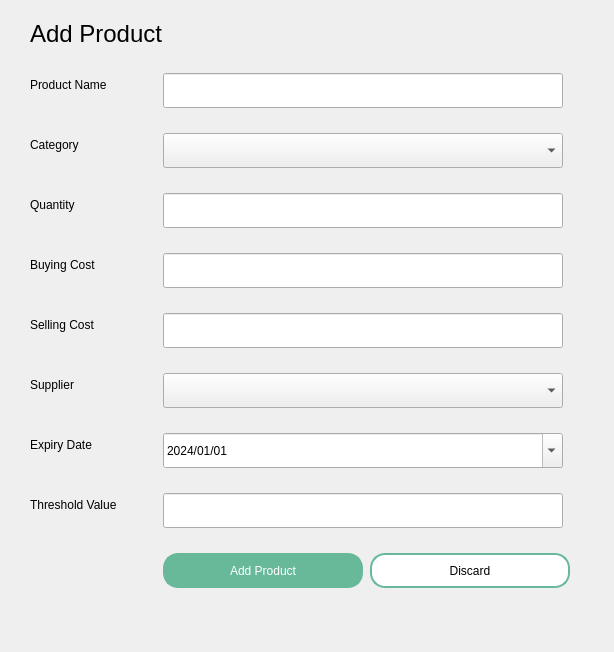
<?xml version="1.0" encoding="UTF-8"?>
<ui version="4.0">
 <class>Dialog</class>
 <widget class="QDialog" name="Dialog">
  <property name="geometry">
   <rect>
    <x>0</x>
    <y>0</y>
    <width>614</width>
    <height>652</height>
   </rect>
  </property>
  <property name="windowTitle">
   <string>Dialog</string>
  </property>
  <widget class="QWidget" name="widget_2" native="true">
   <property name="geometry">
    <rect>
     <x>30</x>
     <y>20</y>
     <width>568</width>
     <height>603</height>
    </rect>
   </property>
   <layout class="QFormLayout" name="formLayout">
    <property name="horizontalSpacing">
     <number>0</number>
    </property>
    <property name="verticalSpacing">
     <number>25</number>
    </property>
    <property name="leftMargin">
     <number>0</number>
    </property>
    <property name="topMargin">
     <number>0</number>
    </property>
    <property name="rightMargin">
     <number>0</number>
    </property>
    <property name="bottomMargin">
     <number>0</number>
    </property>
    <item row="0" column="0">
     <widget class="QLabel" name="label_4">
      <property name="font">
       <font>
        <pointsize>18</pointsize>
       </font>
      </property>
      <property name="text">
       <string>Add Product</string>
      </property>
     </widget>
    </item>
    <item row="1" column="0">
     <widget class="QLabel" name="label_5">
      <property name="text">
       <string>Product Name</string>
      </property>
     </widget>
    </item>
    <item row="1" column="1">
     <widget class="QLineEdit" name="lineEdit_2">
      <property name="minimumSize">
       <size>
        <width>400</width>
        <height>35</height>
       </size>
      </property>
      <property name="maximumSize">
       <size>
        <width>400</width>
        <height>35</height>
       </size>
      </property>
     </widget>
    </item>
    <item row="2" column="0">
     <widget class="QLabel" name="label_6">
      <property name="text">
       <string>Category</string>
      </property>
     </widget>
    </item>
    <item row="2" column="1">
     <widget class="QComboBox" name="comboBox">
      <property name="minimumSize">
       <size>
        <width>400</width>
        <height>35</height>
       </size>
      </property>
      <property name="maximumSize">
       <size>
        <width>400</width>
        <height>35</height>
       </size>
      </property>
     </widget>
    </item>
    <item row="3" column="0">
     <widget class="QLabel" name="label_7">
      <property name="text">
       <string>Quantity</string>
      </property>
     </widget>
    </item>
    <item row="3" column="1">
     <widget class="QLineEdit" name="lineEdit_4">
      <property name="minimumSize">
       <size>
        <width>400</width>
        <height>35</height>
       </size>
      </property>
      <property name="maximumSize">
       <size>
        <width>400</width>
        <height>35</height>
       </size>
      </property>
     </widget>
    </item>
    <item row="4" column="0">
     <widget class="QLabel" name="label_8">
      <property name="text">
       <string>Buying Cost</string>
      </property>
     </widget>
    </item>
    <item row="4" column="1">
     <widget class="QLineEdit" name="lineEdit_3">
      <property name="minimumSize">
       <size>
        <width>400</width>
        <height>35</height>
       </size>
      </property>
      <property name="maximumSize">
       <size>
        <width>400</width>
        <height>35</height>
       </size>
      </property>
     </widget>
    </item>
    <item row="5" column="0">
     <widget class="QLabel" name="label_9">
      <property name="text">
       <string>Selling Cost</string>
      </property>
     </widget>
    </item>
    <item row="5" column="1">
     <widget class="QLineEdit" name="lineEdit_5">
      <property name="minimumSize">
       <size>
        <width>400</width>
        <height>35</height>
       </size>
      </property>
      <property name="maximumSize">
       <size>
        <width>400</width>
        <height>35</height>
       </size>
      </property>
     </widget>
    </item>
    <item row="6" column="0">
     <widget class="QLabel" name="label_10">
      <property name="text">
       <string>Supplier</string>
      </property>
     </widget>
    </item>
    <item row="6" column="1">
     <widget class="QComboBox" name="comboBox_2">
      <property name="minimumSize">
       <size>
        <width>400</width>
        <height>35</height>
       </size>
      </property>
      <property name="maximumSize">
       <size>
        <width>400</width>
        <height>35</height>
       </size>
      </property>
     </widget>
    </item>
    <item row="7" column="0">
     <widget class="QLabel" name="label_11">
      <property name="text">
       <string>Expiry Date</string>
      </property>
     </widget>
    </item>
    <item row="7" column="1">
     <widget class="QDateEdit" name="dateEdit">
      <property name="minimumSize">
       <size>
        <width>400</width>
        <height>35</height>
       </size>
      </property>
      <property name="maximumSize">
       <size>
        <width>400</width>
        <height>35</height>
       </size>
      </property>
      <property name="displayFormat">
       <string>yyyy/MM/dd</string>
      </property>
      <property name="calendarPopup">
       <bool>true</bool>
      </property>
      <property name="date">
       <date>
        <year>2024</year>
        <month>1</month>
        <day>1</day>
       </date>
      </property>
     </widget>
    </item>
    <item row="8" column="0">
     <widget class="QLabel" name="label_12">
      <property name="text">
       <string>Threshold Value</string>
      </property>
     </widget>
    </item>
    <item row="8" column="1">
     <widget class="QLineEdit" name="lineEdit_7">
      <property name="minimumSize">
       <size>
        <width>400</width>
        <height>35</height>
       </size>
      </property>
      <property name="maximumSize">
       <size>
        <width>400</width>
        <height>35</height>
       </size>
      </property>
     </widget>
    </item>
    <item row="9" column="1">
     <widget class="QWidget" name="widget_3" native="true">
      <property name="sizePolicy">
       <sizepolicy hsizetype="Preferred" vsizetype="Preferred">
        <horstretch>0</horstretch>
        <verstretch>0</verstretch>
       </sizepolicy>
      </property>
      <layout class="QHBoxLayout" name="horizontalLayout_3">
       <property name="spacing">
        <number>7</number>
       </property>
       <property name="leftMargin">
        <number>0</number>
       </property>
       <property name="topMargin">
        <number>0</number>
       </property>
       <property name="rightMargin">
        <number>0</number>
       </property>
       <property name="bottomMargin">
        <number>0</number>
       </property>
       <item>
        <widget class="QPushButton" name="pushButton_4">
         <property name="sizePolicy">
          <sizepolicy hsizetype="Fixed" vsizetype="Fixed">
           <horstretch>0</horstretch>
           <verstretch>0</verstretch>
          </sizepolicy>
         </property>
         <property name="minimumSize">
          <size>
           <width>200</width>
           <height>35</height>
          </size>
         </property>
         <property name="maximumSize">
          <size>
           <width>200</width>
           <height>35</height>
          </size>
         </property>
         <property name="styleSheet">
          <string notr="true">QPushButton {
    background-color: #67B99A;
    color: white;
    border: 2px solid #67B99A;
    padding: 8px 16px;
    border-radius: 15px;
}
QPushButton:hover {
    background-color: #5CAE8B;
    border: 2px solid #5CAE8B;
}
QPushButton:pressed {
    background-color: #4D9C7F;
	border: 2px solid #4D9C7F;
}</string>
         </property>
         <property name="text">
          <string>Add Product</string>
         </property>
        </widget>
       </item>
       <item>
        <widget class="QPushButton" name="pushButton_5">
         <property name="sizePolicy">
          <sizepolicy hsizetype="Fixed" vsizetype="Fixed">
           <horstretch>0</horstretch>
           <verstretch>0</verstretch>
          </sizepolicy>
         </property>
         <property name="minimumSize">
          <size>
           <width>200</width>
           <height>35</height>
          </size>
         </property>
         <property name="maximumSize">
          <size>
           <width>200</width>
           <height>35</height>
          </size>
         </property>
         <property name="styleSheet">
          <string notr="true">QPushButton {
    background-color: white;
    border: 2px solid #67B99A;
    color: black;
    padding: 8px 16px;
    border-radius: 15px;
}

QPushButton:hover {
    border: 2px solid #4D926D;
}

QPushButton:pressed {
	background-color: #F0F0F0;
	border: 2px solid #265C42;
}</string>
         </property>
         <property name="text">
          <string>Discard</string>
         </property>
        </widget>
       </item>
       <item>
        <spacer name="horizontalSpacer_3">
         <property name="orientation">
          <enum>Qt::Horizontal</enum>
         </property>
         <property name="sizeHint" stdset="0">
          <size>
           <width>40</width>
           <height>20</height>
          </size>
         </property>
        </spacer>
       </item>
      </layout>
     </widget>
    </item>
   </layout>
  </widget>
 </widget>
 <resources/>
 <connections/>
</ui>
